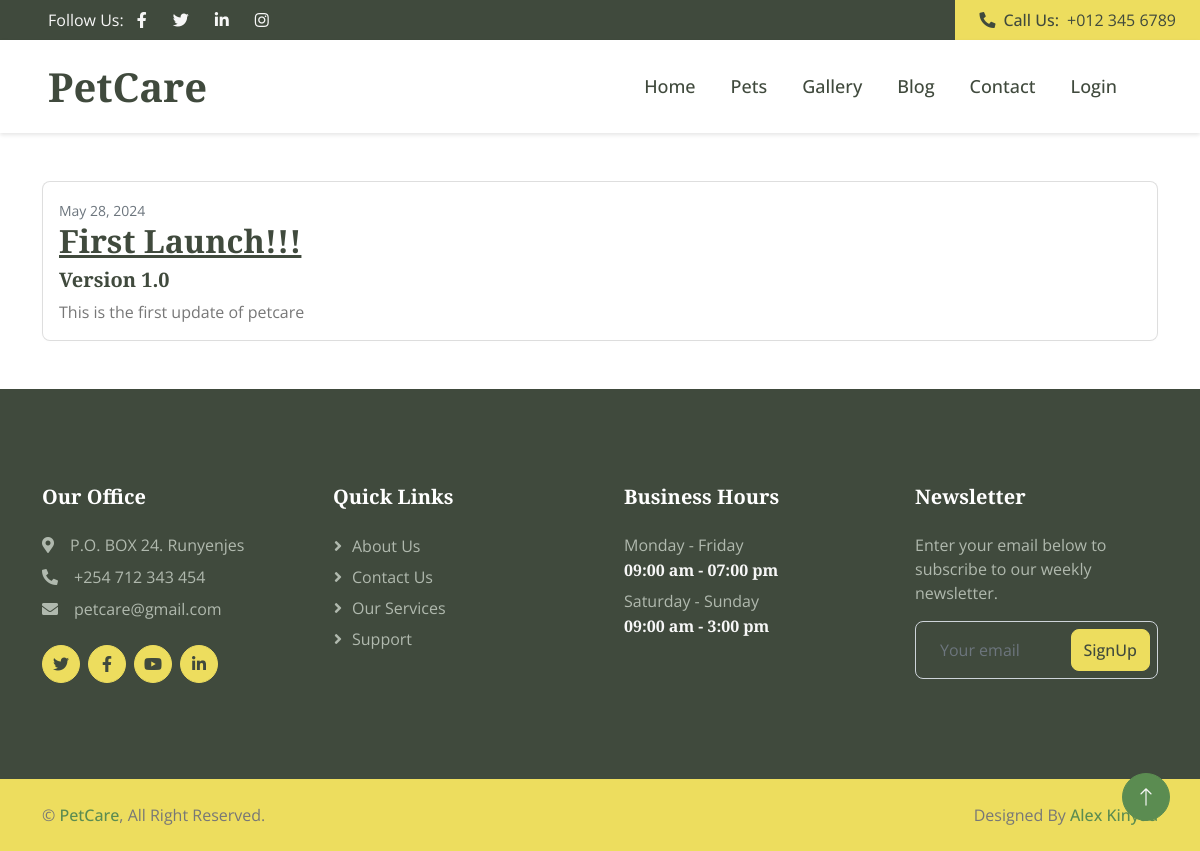
Screenshot of /post/9/ with the database file from the repository.
### news/models.py (models this page shows, shortened)
class Post(models.Model):
    title = models.CharField(max_length=100)
    subtitle = models.CharField(max_length=200, default="", blank=True)
    content = models.TextField()
    date_posted = models.DateTimeField(default=timezone.now)

### news/views.py (the view)
# urls.py: path('post/<int:post_id>/', views.view_post, name='view_post'),
def view_post(request, post_id):
    post = get_object_or_404(Post, pk=post_id)
    return render(request, 'news/post_detail.html', {'post': post})

### news/templates/news/post_detail.html
{% extends "website/base.html" %}
{% block content %}
<div class="container mt-5 wow fadeInUp">
    <div class="card mb-4">
        <div class="card-body">
            <div class="article-metadata">
                <small class="text-muted">{{ post.date_posted | date:"F d, Y" }}</small>
            </div>
            <h2 class="card-title"><u>{{ post.title }}</u></h2>
            <h5>{{ post.subtitle }}</h5>
            <p class="card-text">{{ post.content }}</p>
        </div>
    </div>
</div>
{% endblock %}

### website/static/css/style.css (style rules this page uses)
:root { --primary: orange; --secondary: #EDDD5E; --light: #F7F7F7; --dark: #404A3D; }

### website/static/css/account.css (style rules this page uses)
.card { background-clip: padding-box; box-shadow: 0 1px 4px rgba(24,28,33,0.012); }

### rows the page displays
Post: date_posted "May 28, 2024", title "First Launch!!!", subtitle "Version 1.0", content "This is the first update of petcare"
